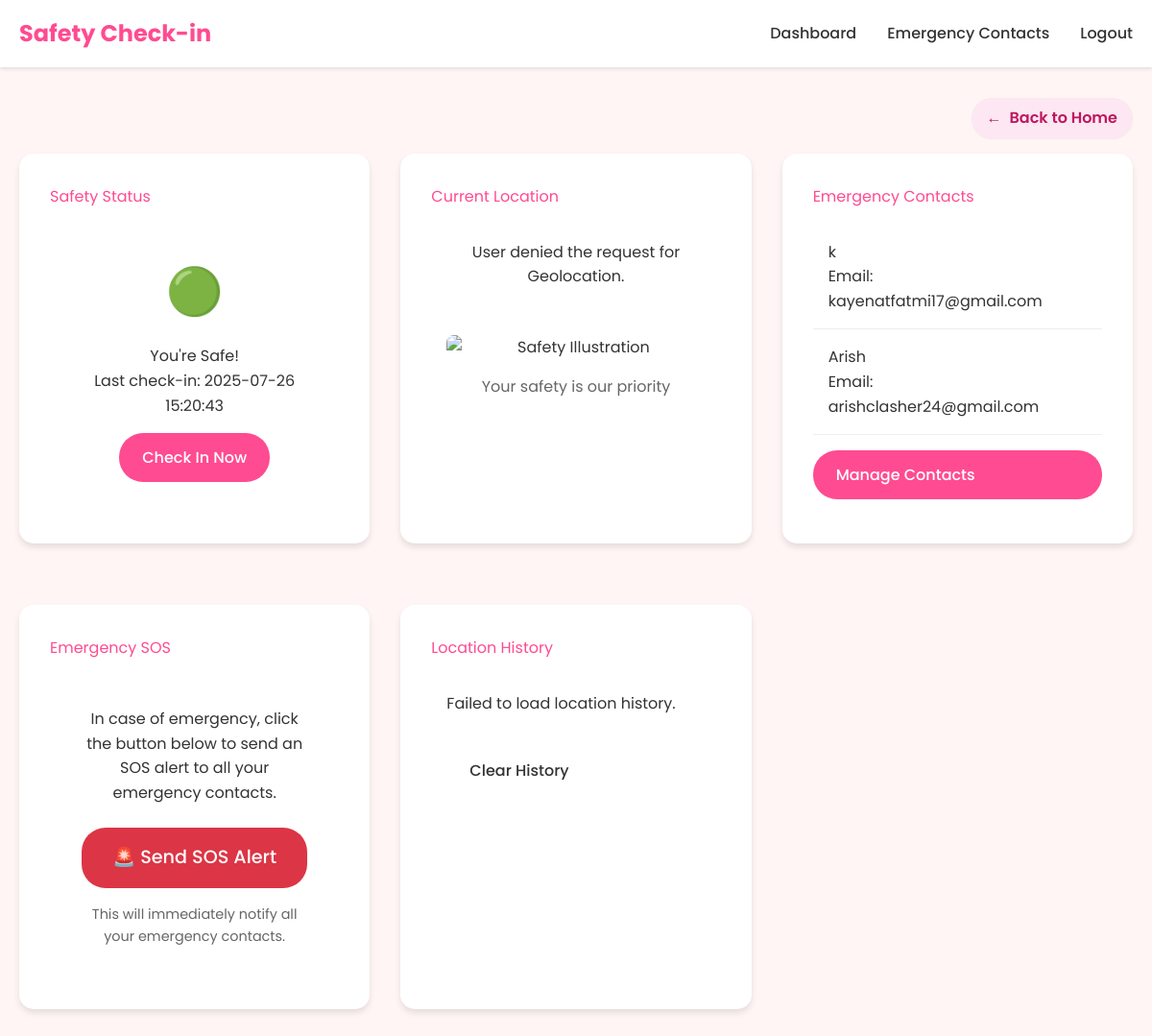
Page /dashboard (signed in) on the earlier database version.
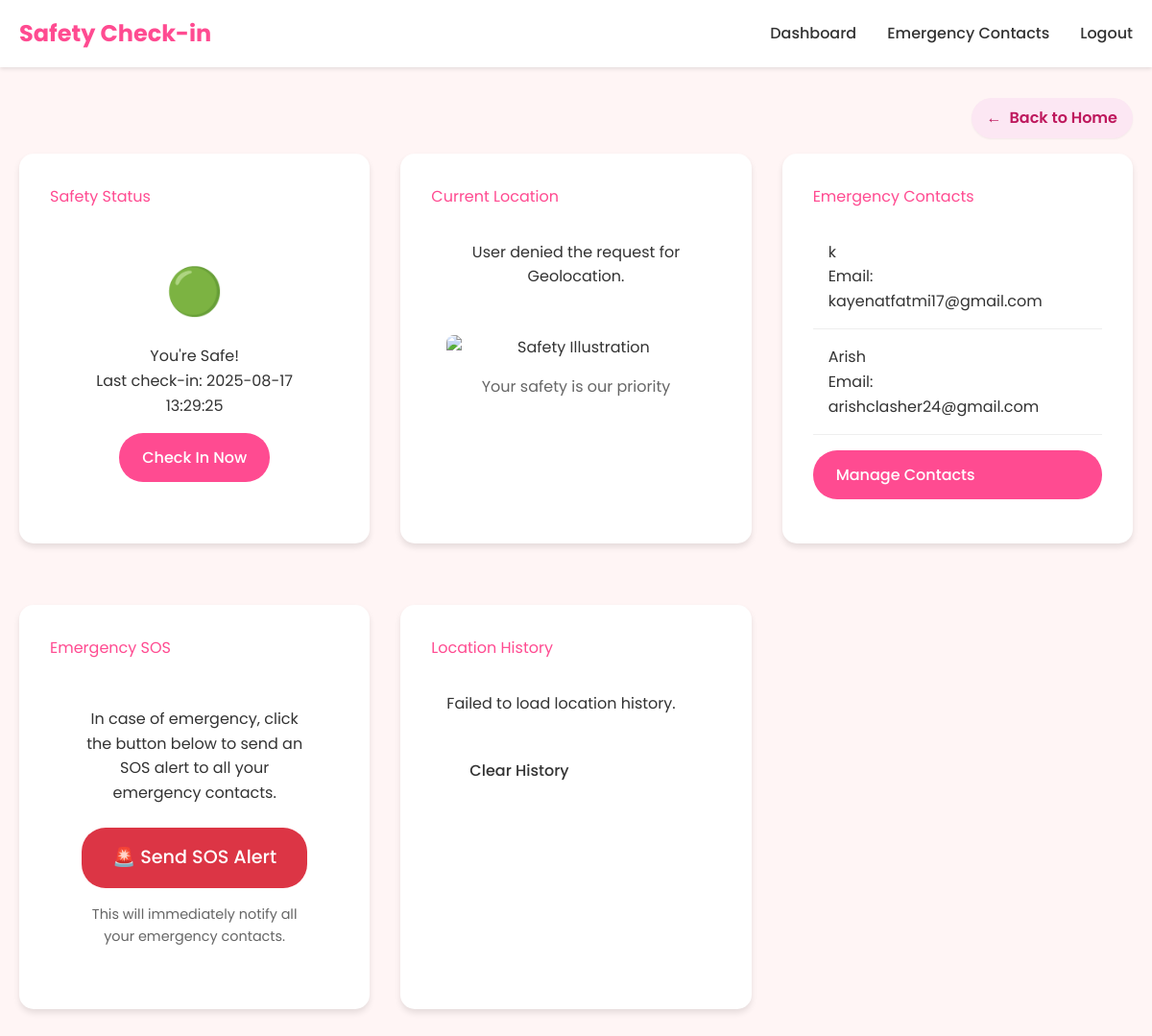
Same page on the later database version.
### calling/app.py (models this page shows)
class User(UserMixin, db.Model):
    id = db.Column(db.Integer, primary_key=True)
    email = db.Column(db.String(120), unique=True, nullable=False)
    password_hash = db.Column(db.String(128))
    name = db.Column(db.String(100))
    last_check_in = db.Column(db.DateTime, default=datetime.utcnow)
    emergency_contacts = db.relationship('EmergencyContact', backref='user', lazy=True)

class EmergencyContact(db.Model):
    id = db.Column(db.Integer, primary_key=True)
    name = db.Column(db.String(100), nullable=False)
    email = db.Column(db.String(120), nullable=False)
    phone = db.Column(db.String(20))
    user_id = db.Column(db.Integer, db.ForeignKey('user.id'), nullable=False)

### calling/app.py (the view)
@app.route('/dashboard')
@login_required
def dashboard():
    return render_template('dashboard.html')

### calling/app.py (called while the page is built)
@login_manager.user_loader
def load_user(user_id):
    return User.query.get(int(user_id))

### calling/templates/dashboard.html (shortened to what this page needs)
{% extends "base.html" %}
{% block content %}
<div class="flex justify-end mb-4">
    <a href="/" class="inline-flex items-center px-4 py-2 rounded-full bg-pink-100 text-pink-700 font-semibold shadow-sm hover:bg-pink-200 transition">
        <span class="mr-2">&#8592;</span> Back to Home
    </a>
</div>
<div class="dashboard">
    <div style="display: grid; grid-template-columns: repeat(auto-fit, minmax(300px, 1fr)); gap: 2rem;">
        <div class="card">
            <h2 style="color: var(--primary-color); margin-bottom: 1rem;">Safety Status</h2>
            <div id="check-in-status" style="text-align: center; padding: 2rem;">
                <div style="font-size: 3rem; margin-bottom: 1rem;">🟢</div>
                <h3>You're Safe!</h3>
                <p>Last check-in: <span id="last-check-in">{{ current_user.last_check_in.strftime('%Y-%m-%d %H:%M:%S') }}</span></p>
                <button onclick="checkIn()" class="btn btn-primary" style="margin-top: 1rem;">Check In Now</button>
            </div>
        </div>
        <div class="card">
            <h2 style="color: var(--primary-color); margin-bottom: 1rem;">Current Location</h2>
            <div id="current-location-text" style="text-align: center; padding: 1rem;">
            </div>
            <div style="text-align: center; padding: 1rem;">
                <img src="https://img.freepik.com/free-vector/safety-concept-illustration_114360-1004.jpg"
                     alt="Safety Illustration"
                     style="max-width: 100%; height: auto; border-radius: 8px; margin-top: 1rem;">
                <p style="margin-top: 1rem; color: #666;">Your safety is our priority</p>
            </div>
        </div>
        <div class="card">
            <h2 style="color: var(--primary-color); margin-bottom: 1rem;">Emergency Contacts</h2>
            {% if current_user.emergency_contacts %}
                <div style="margin-bottom: 1rem;">
                    {% for contact in current_user.emergency_contacts %}
                        <div style="padding: 1rem; border-bottom: 1px solid #eee;">
                            <h3>{{ contact.name }}</h3>
                            <p>Email: {{ contact.email }}</p>
                        </div>
                    {% endfor %}
                </div>
            {% else %}
                <p style="text-align: center; padding: 2rem;">No emergency contacts added yet.</p>
            {% endif %}
            <a href="{{ url_for('calling.emergency_contacts') }}" class="btn btn-primary" style="width: 100%;">Manage Contacts</a>
        </div>
        <div class="card">
            <h2 style="color: var(--primary-color); margin-bottom: 1rem;">Emergency SOS</h2>
            <div style="text-align: center; padding: 2rem;">
                <p style="margin-bottom: 1.5rem;">In case of emergency, click the button below to send an SOS alert to all your emergency contacts.</p>
                <button onclick="sendSOS()" class="btn" style="background-color: #dc3545; color: white; font-size: 1.2rem; padding: 1rem 2rem;">
                    🚨 Send SOS Alert
                </button>
                <p style="margin-top: 1rem; font-size: 0.9rem; color: #666;">
                    This will immediately notify all your emergency contacts.
                </p>
            </div>
        </div>
        <div class="card">
            <h2 style="color: var(--primary-color); margin-bottom: 1rem;">Location History</h2>
            <div id="location-history" style="padding: 1rem;">
            </div>
            <button onclick="clearHistory()" class="btn btn-danger" style="margin: 1rem;">Clear History</button>
        </div>
    </div>
</div>
{% endblock %}

### calling/templates/base.html (shortened to what this page needs)
<!DOCTYPE html>
<html lang="en">
<head>
    <link href="https://cdn.jsdelivr.net/npm/tailwindcss@2.2.19/dist/tailwind.min.css" rel="stylesheet">
</head>
<body>
    <nav class="navbar">
        <div class="container navbar-content">
            <a href="{{ url_for('calling.index') }}" class="logo">Safety Check-in</a>
            <div class="nav-links">
                {% if current_user.is_authenticated %}
                    <a href="{{ url_for('calling.dashboard') }}">Dashboard</a>
                    <a href="{{ url_for('calling.emergency_contacts') }}">Emergency Contacts</a>
                    <a href="{{ url_for('calling.logout') }}">Logout</a>
                {% else %}
                    <a href="{{ url_for('calling.login') }}">Login</a>
                    <a href="{{ url_for('calling.register') }}">Register</a>
                {% endif %}
            </div>
        </div>
    </nav>
    <main class="main-content">
        <div class="container">
            {% block content %}{% endblock %}
        </div>
    </main>
</body>
</html>

### calling/templates/base.html (style rules this page uses)
:root { --primary-color: #FF4B91; --secondary-color: #FF8DC7; --background-color: #FFF5F5; --text-color: #333333; --white: #FFFFFF; }
* { margin: 0; padding: 0; box-sizing: border-box; font-family: 'Poppins', sans-serif; }
body { background-color: var(--background-color); color: var(--text-color); line-height: 1.6; }
.container { max-width: 1200px; margin: 0 auto; padding: 0 20px; }
.navbar { background-color: var(--white); padding: 1rem 0; box-shadow: 0 2px 4px rgba(0,0,0,0.1); }
.navbar-content { display: flex; justify-content: space-between; align-items: center; }
.logo { color: var(--primary-color); font-size: 1.5rem; font-weight: 700; text-decoration: none; }
.nav-links { display: flex; gap: 2rem; }
.nav-links a { color: var(--text-color); text-decoration: none; font-weight: 500; transition: color 0.3s ease; }
.main-content { padding: 2rem 0; min-height: calc(100vh - 80px); }
.btn { display: inline-block; padding: 0.8rem 1.5rem; border-radius: 25px; text-decoration: none; font-weight: 500; transition: all 0.3s ease; border: none; cursor: pointer; }
.btn-primary { background-color: var(--primary-color); color: var(--white); }
.card { background-color: var(--white); border-radius: 15px; padding: 2rem; box-shadow: 0 4px 6px rgba(0,0,0,0.1); margin-bottom: 2rem; }

Differences in the rows shown:
changed User: last_check_in "2025-07-26 15:20:43" → "2025-08-17 13:29:25"
